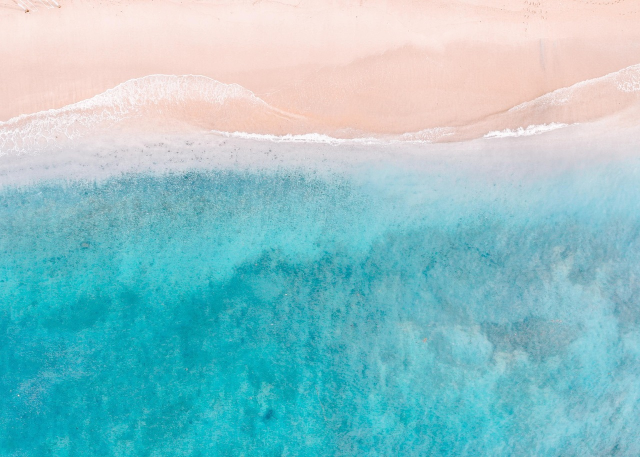
#> input picture data/train/beach/pseudo_1.jpg, 1280 x 914 px (shown at 1/2 size); its folder holds only this picture in this run
$ python -i opencv_analyzer.py   (imports and definitions only)
#> lines starting #> are read from the running program, lines starting #| are printed output that depends on the picture; after the words box and inside, x2 and y2 are one past the last pixel; in counts of white or black regions, pixels touching at a corner belong together
#> further down, picture is the input picture: PIL image 1280x914 RGB; mean R, G, B 142, 195.2, 201.2
"""Visual tone metrics from a PIL image using OpenCV and NumPy."""

from __future__ import annotations

from typing import Any, Dict, Optional

import cv2
import numpy as np
from PIL import Image

_CONTRAST_STD_SCALE = 128.0
_face_cascade: Optional[cv2.CascadeClassifier] = None


def _get_face_cascade() -> cv2.CascadeClassifier:
    global _face_cascade
    if _face_cascade is None:
        cascade_path = cv2.data.haarcascades + "haarcascade_frontalface_default.xml"
        _face_cascade = cv2.CascadeClassifier(cascade_path)
    return _face_cascade


def _person_ratio_from_faces(rgb: np.ndarray) -> float:
    """Face bounding-box area sum / image pixels (proxy for person presence)."""
    gray = cv2.cvtColor(rgb, cv2.COLOR_RGB2GRAY)
    faces = _get_face_cascade().detectMultiScale(
        gray,
        scaleFactor=1.1,
        minNeighbors=5,
        minSize=(24, 24),
    )
    h, w = gray.shape[:2]
    total = h * w
    if total == 0:
        return 0.0
    face_area = sum(int(fw) * int(fh) for _x, _y, fw, fh in faces)
    return float(np.clip(face_area / total, 0.0, 1.0))


_cat_cascade: Optional[cv2.CascadeClassifier] = None


def _get_cat_cascade() -> cv2.CascadeClassifier:
    global _cat_cascade
    if _cat_cascade is None:
        cascade_path = cv2.data.haarcascades + "haarcascade_frontalcatface.xml"
        _cat_cascade = cv2.CascadeClassifier(cascade_path)
    return _cat_cascade


def _cat_detection(rgb: np.ndarray) -> tuple[bool, float]:
    """Frontal cat-face Haar detection → (detected flag, bbox area ratio)."""
    gray = cv2.cvtColor(rgb, cv2.COLOR_RGB2GRAY)
    cats = _get_cat_cascade().detectMultiScale(
        gray,
        scaleFactor=1.1,
        minNeighbors=5,
        minSize=(24, 24),
    )
    h, w = gray.shape[:2]
    total = h * w
    if total == 0:
        return False, 0.0
    cat_detected = len(cats) > 0
    cat_area = sum(int(cw) * int(ch) for _x, _y, cw, ch in cats)
    animal_ratio = float(np.clip(cat_area / total, 0.0, 1.0))
    return cat_detected, animal_ratio


def _pil_to_rgb_array(image: Image.Image) -> np.ndarray:
    if image.mode != "RGB":
        image = image.convert("RGB")
    return np.asarray(image, dtype=np.uint8)


def analyze(image: Image.Image) -> Dict[str, Any]:
    """
    Extract brightness, saturation, contrast, warm_tone, and person_ratio (all in [0, 1]).

    person_ratio: detected frontal-face area / total pixels (Haar cascade).
    warm_tone: mean of per-pixel (R - B) / (R + G + B), mapped to [0, 1].
    """
    rgb = _pil_to_rgb_array(image)

    hsv = cv2.cvtColor(rgb, cv2.COLOR_RGB2HSV)
#> hsv: shape (914, 1280, 3); mean H, S, V 71.9, 103.9, 211.6
    brightness = float(np.clip(hsv[:, :, 2].mean() / 255.0, 0.0, 1.0))
#> brightness = 0.83
    saturation = float(np.clip(hsv[:, :, 1].mean() / 255.0, 0.0, 1.0))
#> saturation = 0.408

    gray = cv2.cvtColor(rgb, cv2.COLOR_RGB2GRAY).astype(np.float32)
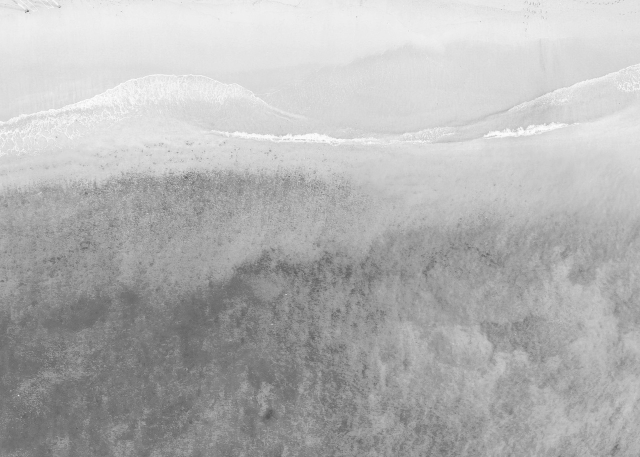
#> gray: shape (914, 1280) float32 (shown at 1/2 size); min 48, max 255, mean 180
    contrast = float(np.clip(gray.std() / _CONTRAST_STD_SCALE, 0.0, 1.0))
#> contrast = 0.307

    r = rgb[:, :, 0].astype(np.float32)
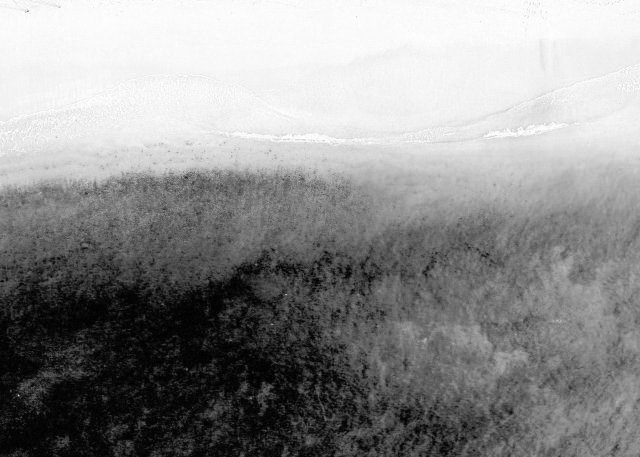
#> r: shape (914, 1280) float32 (shown at 1/2 size); min 0, max 255, mean 142
    g = rgb[:, :, 1].astype(np.float32)
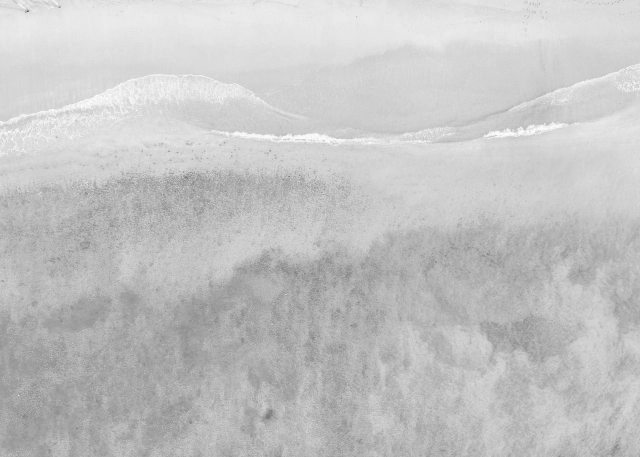
#> g: shape (914, 1280) float32 (shown at 1/2 size); min 62, max 255, mean 195.2
    b = rgb[:, :, 2].astype(np.float32)
    warm = (r - b) / (r + g + b + 1e-6) / 2.0 + 0.5
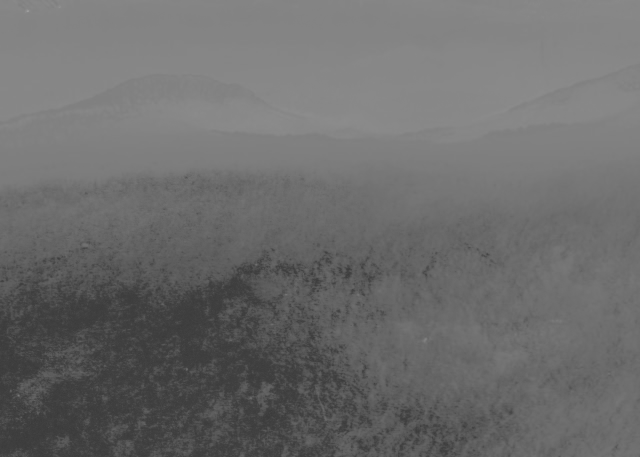
#> warm: shape (914, 1280) float32 (shown at 1/2 size); min 0.221, max 0.684, mean 0.425
    warm_tone = float(np.clip(warm.mean(), 0.0, 1.0))
#> warm_tone = 0.425

    saturated = hsv[:, :, 1] >= 40
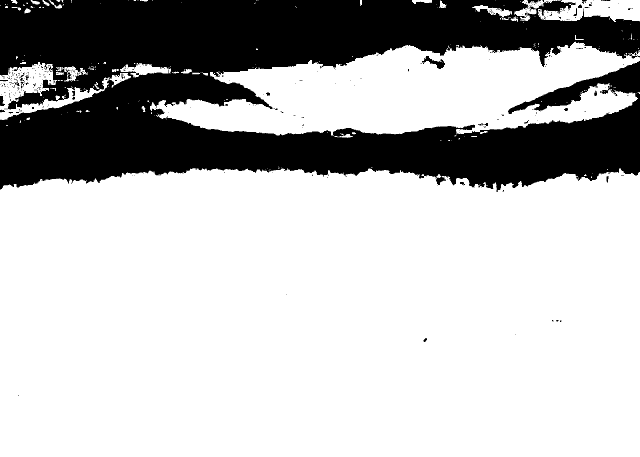
#> saturated: shape (914, 1280) bool (shown at 1/2 size); 73.1% white; 359 black regions (336 under 20 px), largest, box (x1, y1, x2, y2) and area: (0, 0, 1280, 384) 312760, (844, 112, 890, 138) 434, (0, 192, 10, 212) 130
    total_sat = int(saturated.sum())
#> total_sat = 854681
    if total_sat > 0:
        h = hsv[:, :, 0]
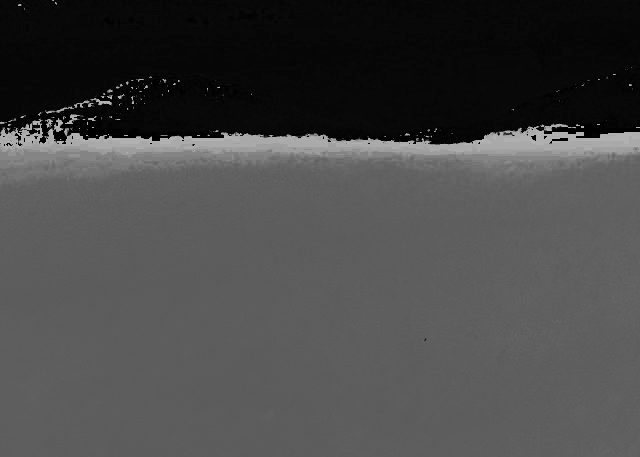
#> h: shape (914, 1280) (shown at 1/2 size); min 0, max 179, mean 71.9
        blue_tone = float(((saturated) & (h >= 90) & (h <= 140)).sum() / total_sat)
#> blue_tone = 0.841
        green_tone = float(((saturated) & (h >= 35) & (h <= 85)).sum() / total_sat)
#> green_tone = 0
    else:
        blue_tone = green_tone = 0.0
    night_score = float(np.clip((1.0 - brightness) * contrast, 0.0, 1.0))
#> night_score = 0.0522

    person_ratio = _person_ratio_from_faces(rgb)
#> in _person_ratio_from_faces, `faces = _get_face_cascade().detectMultiScale( gray, scaleFactor=1.1, m..`: faces = ()
#> in _person_ratio_from_faces, `face_area = sum(int(fw) * int(fh) for _x, _y, fw, fh in faces)`: face_area = 0
#> person_ratio = 0
    cat_detected, animal_ratio = _cat_detection(rgb)
#> in _cat_detection, `cats = _get_cat_cascade().detectMultiScale( gray, scaleFactor=1.1, min..`: cats = ()
#> in _cat_detection, `cat_detected = len(cats) > 0`: cat_detected = False
#> in _cat_detection, `cat_area = sum(int(cw) * int(ch) for _x, _y, cw, ch in cats)`: cat_area = 0
#> cat_detected = False; animal_ratio = 0

    return {
        "brightness": brightness,
        "saturation": saturation,
        "contrast": contrast,
        "warm_tone": warm_tone,
        "blue_tone": float(np.clip(blue_tone, 0.0, 1.0)),
        "green_tone": float(np.clip(green_tone, 0.0, 1.0)),
        "night_score": night_score,
        "person_ratio": person_ratio,
        "cat_detected": cat_detected,
        "animal_ratio": animal_ratio,
    }

>>> from PIL import Image
>>> picture = Image.open('../data/train/beach/pseudo_1.jpg')
>>> result = analyze(picture)
#> result = 10 items

$ run again, on data/train/beach/pseudo_10.jpg
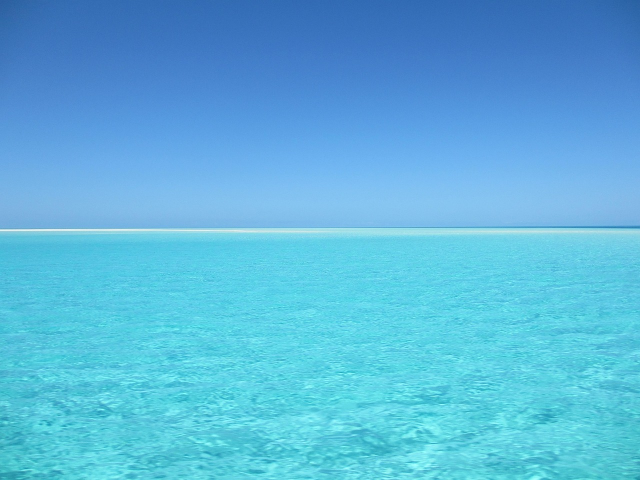
#> input picture data/train/beach/pseudo_10.jpg, 1280 x 960 px (shown at 1/2 size)
#> picture is the input picture: PIL image 1280x960 RGB; mean R, G, B 90.9, 180.7, 221
#> hsv: shape (960, 1280, 3); mean H, S, V 99.4, 151.3, 221
#> brightness = 0.867
#> saturation = 0.593
#> contrast = 0.215
#> warm_tone = 0.364
#> in analyze, `saturated = hsv[:, :, 1] >= 40`:
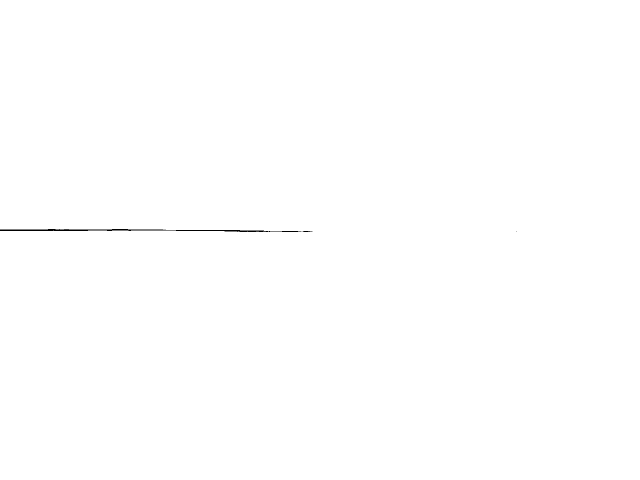
#> saturated: shape (960, 1280) bool (shown at 1/2 size); 99.9% white; 6 black regions (4 under 20 px), largest, box (x1, y1, x2, y2) and area: (0, 458, 599, 464) 1464, (606, 462, 625, 464) 30
#> total_sat = 1227301
#> in analyze, `h = hsv[:, :, 0]`:
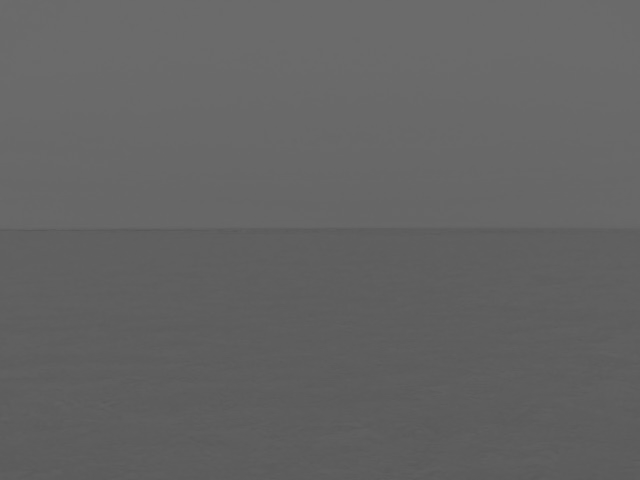
#> h: shape (960, 1280) (shown at 1/2 size); min 85, max 108, mean 99.4
#> blue_tone = 1
#> green_tone = 0
#> night_score = 0.0286
#> faces = ()
#> face_area = 0
#> cats = ()
#> in _cat_detection, `cat_detected = len(cats) > 0`: cat_detected = False
#> cat_area = 0
#> in analyze, `cat_detected, animal_ratio = _cat_detection(rgb)`: cat_detected = False; animal_ratio = 0
#> result = 10 items

$ run again, on data/train/beach/pseudo_12.jpg
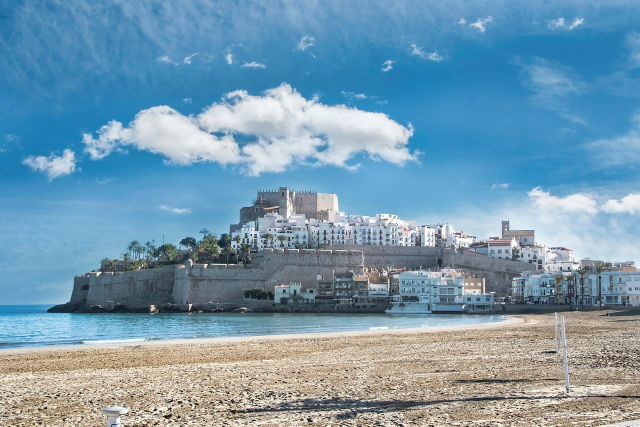
#> input picture data/train/beach/pseudo_12.jpg, 1280 x 853 px (shown at 1/2 size)
#> picture is the input picture: PIL image 1280x853 RGB; mean R, G, B 117.9, 153.9, 174.9
#> hsv: shape (853, 1280, 3); mean H, S, V 83.7, 100.9, 182.2
#> brightness = 0.715
#> saturation = 0.396
#> contrast = 0.352
#> warm_tone = 0.428
#> in analyze, `saturated = hsv[:, :, 1] >= 40`:
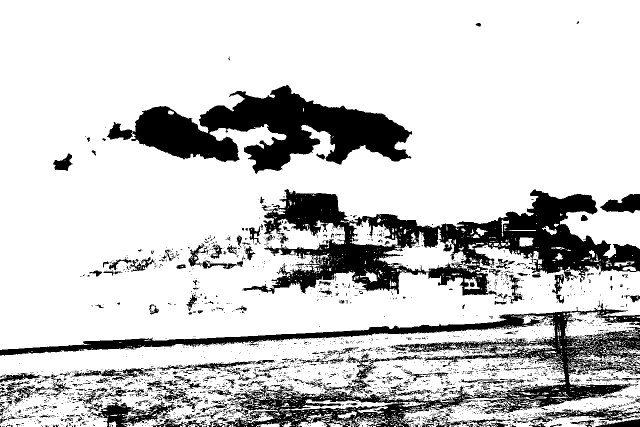
#> saturated: shape (853, 1280) bool (shown at 1/2 size); 80.4% white; 3256 black regions (2963 under 20 px), largest, box (x1, y1, x2, y2) and area: (485, 378, 1280, 591) 63522, (0, 606, 1280, 853) 55310, (214, 170, 824, 348) 48932
#> total_sat = 877430
#> in analyze, `h = hsv[:, :, 0]`:
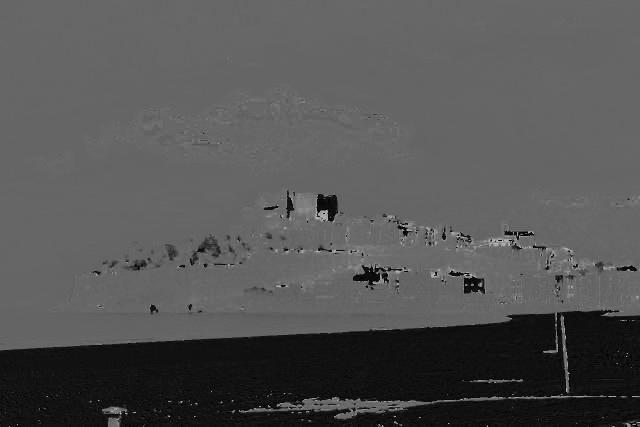
#> h: shape (853, 1280) (shown at 1/2 size); min 0, max 179, mean 83.7
#> blue_tone = 0.821
#> green_tone = 0.00298
#> night_score = 0.1
#> faces = ()
#> face_area = 0
#> cats = ()
#> in _cat_detection, `cat_detected = len(cats) > 0`: cat_detected = False
#> cat_area = 0
#> in analyze, `cat_detected, animal_ratio = _cat_detection(rgb)`: cat_detected = False; animal_ratio = 0
#> result = 10 items

$ run again, on data/train/beach/pseudo_13.jpg
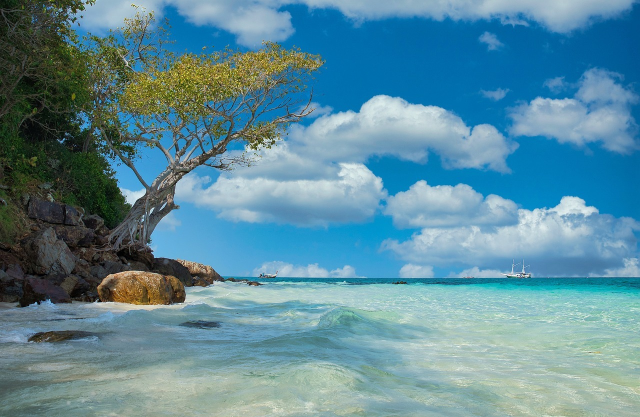
#> input picture data/train/beach/pseudo_13.jpg, 1280 x 834 px (shown at 1/2 size)
#> picture is the input picture: PIL image 1280x834 RGB; mean R, G, B 92.6, 138.8, 154.4
#> hsv: shape (834, 1280, 3); mean H, S, V 85.8, 114, 160.9
#> brightness = 0.631
#> saturation = 0.447
#> contrast = 0.392
#> warm_tone = 0.416
#> in analyze, `saturated = hsv[:, :, 1] >= 40`:
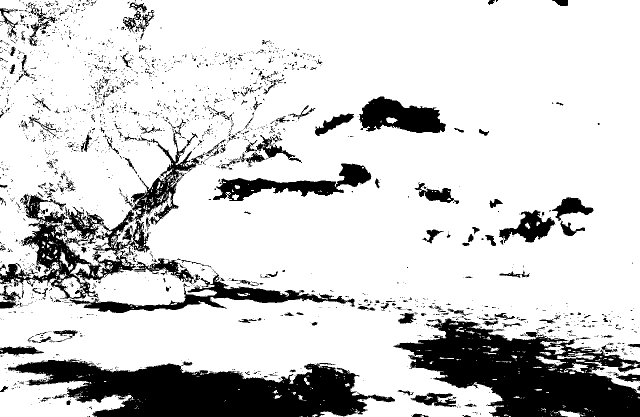
#> saturated: shape (834, 1280) bool (shown at 1/2 size); 81.7% white; 2398 black regions (2154 under 20 px), largest, box (x1, y1, x2, y2) and area: (16, 718, 790, 834) 52894, (786, 637, 1280, 834) 51491, (0, 237, 407, 598) 24393
#> total_sat = 872582
#> in analyze, `h = hsv[:, :, 0]`:
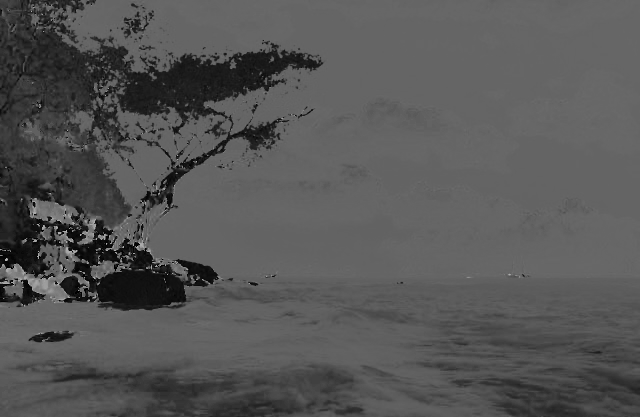
#> h: shape (834, 1280) (shown at 1/2 size); min 0, max 179, mean 85.8
#> blue_tone = 0.745
#> green_tone = 0.143
#> night_score = 0.145
#> faces = [[1034, 424, 64, 64]]
#> face_area = 4096
#> person_ratio = 0.00384
#> cats = ()
#> in _cat_detection, `cat_detected = len(cats) > 0`: cat_detected = False
#> cat_area = 0
#> in analyze, `cat_detected, animal_ratio = _cat_detection(rgb)`: cat_detected = False; animal_ratio = 0
#> result = 10 items
